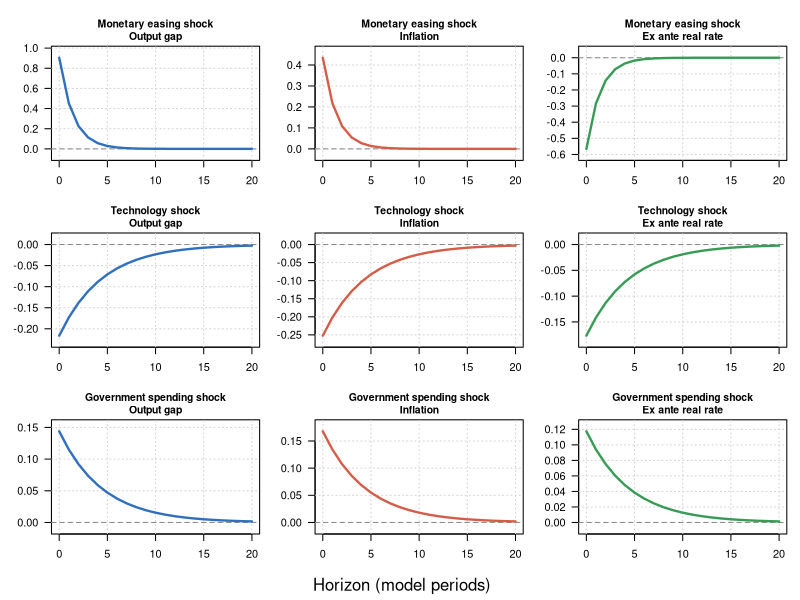

R code for this plot:
## ---- chunk 1
#| label: fig-rank-irf-numerical
#| fig-cap: "単一の1単位ショックに対するRANKモデルのIRF。値は例示的であり、特定経済の推定値ではない。横軸はモデル期間。パラメータは β=0.99、γ=ϕ=1、α=0.33、G/Y=0.20、ψ=6、η=80、政策反応係数=1.5。持続性は金融政策0.5、技術・政府支出0.8。"
#| fig-width: 8
#| fig-height: 6.3
#| fig-pos: H
#| fig-align: center
#| out-width: "95%"
#| echo: !expr knitr::is_html_output()
#| code-fold: true
#| code-summary: "Rコードを表示"

beta <- 0.99
gamma <- 1
varphi <- 1
alpha <- 0.33
GY <- 0.2
psi <- 6
eta <- 80
phi <- 1.5
MC <- 1

rho_m <- 0.5
rho_a <- 0.8
rho_g <- 0.8

tilde_gamma <- gamma / (1 - GY)
tilde_varphi <- (varphi + alpha) / (1 - alpha)
zeta_a <- (tilde_varphi + 1) / (tilde_varphi + tilde_gamma)
zeta_g <- tilde_gamma / (tilde_varphi + tilde_gamma)
kappa_x <- MC * (tilde_gamma + tilde_varphi) * psi / eta

kappa_i <- function(rho) kappa_x / (1 - beta * rho)
omega_i <- function(rho) {
  kappa_rho <- kappa_i(rho)
  tilde_gamma * (1 - rho) /
    (kappa_rho * (phi - rho) + tilde_gamma * (1 - rho))
}

kappa_m <- kappa_i(rho_m)
kappa_a <- kappa_i(rho_a)
kappa_g <- kappa_i(rho_g)

Omega <- 1 / (kappa_m * (phi - rho_m) + tilde_gamma * (1 - rho_m))
Omega_m <- tilde_gamma * (1 - rho_m) * Omega
Omega_a <- omega_i(rho_a)
Omega_g <- omega_i(rho_g)

impact <- list(
  monetary = c(
    x = Omega,
    pi = kappa_m * Omega,
    r = -Omega_m
  ),
  technology = c(
    x = -zeta_a * Omega_a,
    pi = -kappa_a * zeta_a * Omega_a,
    r = -(phi - rho_a) * kappa_a * zeta_a * Omega_a
  ),
  government = c(
    x = (1 - zeta_g) * Omega_g,
    pi = kappa_g * (1 - zeta_g) * Omega_g,
    r = (phi - rho_g) * kappa_g * (1 - zeta_g) * Omega_g
  )
)

rhos <- c(monetary = rho_m, technology = rho_a, government = rho_g)
h <- 0:20
shock_names <- c(
  monetary = "Monetary easing shock",
  technology = "Technology shock",
  government = "Government spending shock"
)
var_names <- c(x = "Output gap", pi = "Inflation", r = "Ex ante real rate")
var_cols <- c(x = "#2F6FBE", pi = "#D45D48", r = "#379B55")

op <- par(mfrow = c(3, 3), mar = c(3.0, 3.4, 2.5, 0.8), oma = c(2.0, 0.5, 1.0, 0.2), las = 1)

for (shock in names(impact)) {
  for (v in names(var_names)) {
    response <- impact[[shock]][v] * rhos[shock]^h
    y_lim <- range(c(0, response))
    pad <- 0.08 * diff(y_lim)
    if (pad == 0) pad <- 0.1
    plot(
      h, response,
      type = "n",
      xlab = "",
      ylab = "",
      main = paste(shock_names[shock], var_names[v], sep = "\n"),
      ylim = y_lim + c(-pad, pad),
      cex.main = 0.95
    )
    grid()
    abline(h = 0, lty = 2, col = "gray55")
    lines(h, response, lwd = 2.3, col = var_cols[v])
  }
}

mtext("Horizon (model periods)", side = 1, outer = TRUE, line = 0.5)
par(op)
